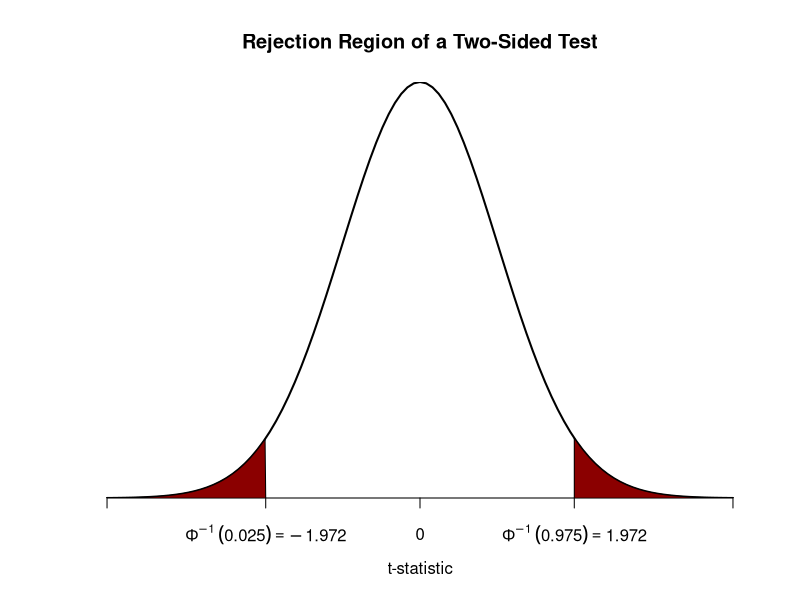
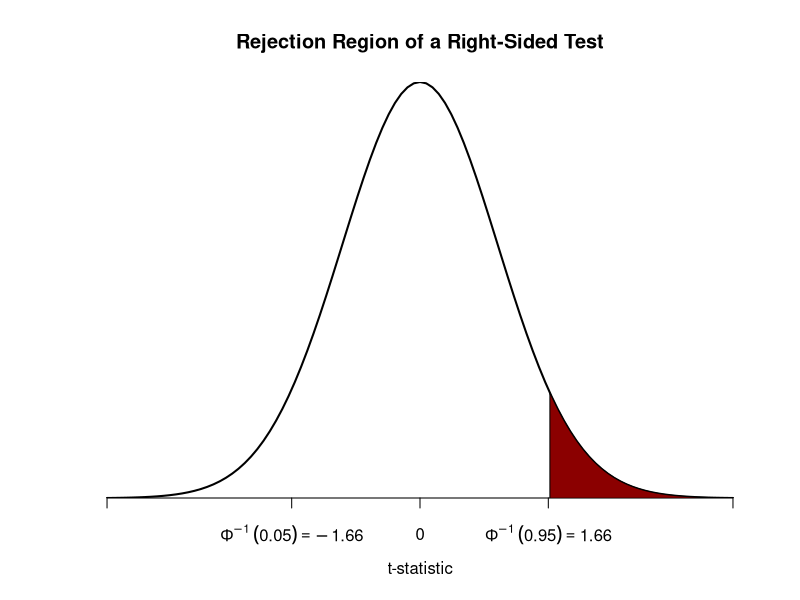

R code for these plots, in order:
## ----setup, include=FALSE------------------------------------------------------------------------------
# knitr::opts_chunk$set(echo = TRUE)
# knitr::purl("PS2_note_review_2023.Rmd")

## ------------------------------------------------------------------------------------------------------
rm(list = ls()) # clear the workspace

getwd()
setwd("./data")

library(readxl)

data1<- read_excel("pset1_data.xlsx", sheet="scores")
#View(data1)

summary(data1)

var(data1$score )
mean(data1$score )
n <- nrow(data1)


## ------------------------------------------------------------------------------------------------------

qt(0.025, 199)
qt(0.975, 199)

mean(data1$score )+(sd(data1$score )/sqrt(200))*qt(0.025, 199)
mean(data1$score )+(sd(data1$score )/sqrt(200))*qt(0.975, 199)

t.test(data1$score,conf.level = 0.95)$"conf.int"



## ------------------------------------------------------------------------------------------------------

# one way: calculate it manually

t_stat <- (mean(data1$score) - 63) / (sd(data1$score) / sqrt(n))
t_stat

# t_stat (Z_calc in the notes)  smaller than 0.

2*pt(t_stat, n-1)

# the other way: use t.test function

t.test(data1$score, mu = 63,conf.level = 0.95, alternative = "two.sided")

# p-value >5% DO NOT reject the null hypothesis that overall average 
# test scores (for both schools and for both years combined) is 63 

# plot the t distribution density on the domain [-4,4]
qt(0.975, 199)
qt(0.025, 199)

curve(dt(x, df=n-1),
      xlim = c(-4, 4),
      main = "Rejection Region of a Two-Sided Test",
      yaxs = "i",
      xlab = "t-statistic",
      ylab = "",
      lwd = 2,
      axes = "F")

# add the x-axis
axis(1, 
     at = c(-4,-1.972, 0, 1.972, 4), 
     padj = 0.5,
     labels = c("",expression(Phi^-1~(.025)==-1.972), 0, expression(Phi^-1~(.975)==1.972), ""))

# shade the rejection region in the left tail
polygon(x = c(1.972, seq(1.972, 4, 0.01), 4),
        y = c(0, dt(seq(1.972, 4, 0.01), df=n-1),0), 
        col = "darkred")

polygon(x = c(-4, seq(-4, -1.972, 0.01), -1.972),
        y = c(0, dt(seq(-4, -1.972, 0.01), df=n-1), 0), 
        col = "darkred")




## ------------------------------------------------------------------------------------------------------

S1=data1$score[data1$school=='Lincoln' & data1$year==2014]

S2=data1$score[data1$school=='Lincoln' & data1$year==2016]

S3=data1$score[data1$year==2014]

S4=data1$score[data1$year==2016]

S5=data1$score[data1$school=='Kennedy' & data1$year==2014]

S6=data1$score[data1$school=='Kennedy' & data1$year==2016]

t_stat <- (mean(S2) - mean(S1))/sqrt((var(S2)/length(S2)+(var(S1)/length(S1)))) 

t_stat



## ------------------------------------------------------------------------------------------------------

df=(((var(S2)/length(S2)+(var(S1)/length(S1))))^2)/
  (((var(S2)/length(S2))^2/(length(S2)-1))+((var(S1)/length(S1))^2/(length(S1)-1)))

df

1-pt(t_stat, df)


t.test(S2, S1, conf.level = 0.95, alternative = "greater")


# p-value= 0.009<5%, REJECT the null hypothesis that  average test scores
# for Lincoln for 2016 is no greater than  that for 2014; against the
# alternative hypothesis that scores  for Lincoln for 2016 is greater
# than  that for 2014.


# You need to finish the question by testing the null hypothesis for Kennedy



# plot the t distribution density on the domain [-4,4]
curve(dt(x, df=length(S2)+length(S1)-2),
      xlim = c(-4, 4),
      main = "Rejection Region of a Right-Sided Test",
      yaxs = "i",
      xlab = "t-statistic",
      ylab = "",
      lwd = 2,
      axes = "F")

# add the x-axis
axis(1, 
     at = c(-4,-1.64, 0, 1.64, 4), 
     padj = 0.5,
     labels = c("",expression(Phi^-1~(.05)==-1.66), 0, expression(Phi^-1~(.95)==1.66), ""))

# shade the rejection region in the left tail
polygon(x = c(1.66, seq(1.66, 4, 0.01), 4),
        y = c(0, dt(seq(1.66, 4, 0.01),df=df), 0), 
        col = "darkred")



## ------------------------------------------------------------------------------------------------------

data1$pass =ifelse((data1$score >=40), 1, 0)


S7=data1$pass[data1$school=='Kennedy' ]

S8=data1$pass[data1$school=='Lincoln' ]

# one way:
t_stat <- (mean(S7) - mean(S8))/sqrt((var(S7)/length(S7)+(var(S8)/length(S8)))) 

t_stat

# the other way from lecture 15:
p0=mean(S7)
p1=mean(S8)

t_stat2 <- (mean(S7) - mean(S8))/sqrt(((p0*(1-p0))/length(S7)+((p1*(1-p1))/length(S8)))) 

t_stat2

#explanation: 
var(S7)*((length(S7)-1)/length(S7))

p0*(1-p0)


# t_stat (Z_calc in the notes) larger than 0.

df=(((var(S7)/length(S7)+(var(S8)/length(S8))))^2)/
  (((var(S7)/length(S7))^2/(length(S7)-1))+((var(S8)/length(S8))^2/(length(S8)-1)))


2*(1-pt(t_stat, df))

t.test(S7, S8, conf.level = 0.95, alternative = "two.sided")

# p-value= 0.0003<5%, REJECT the null hypothesis that  proportion of students 
# who pass the exam is the same for both schools.




